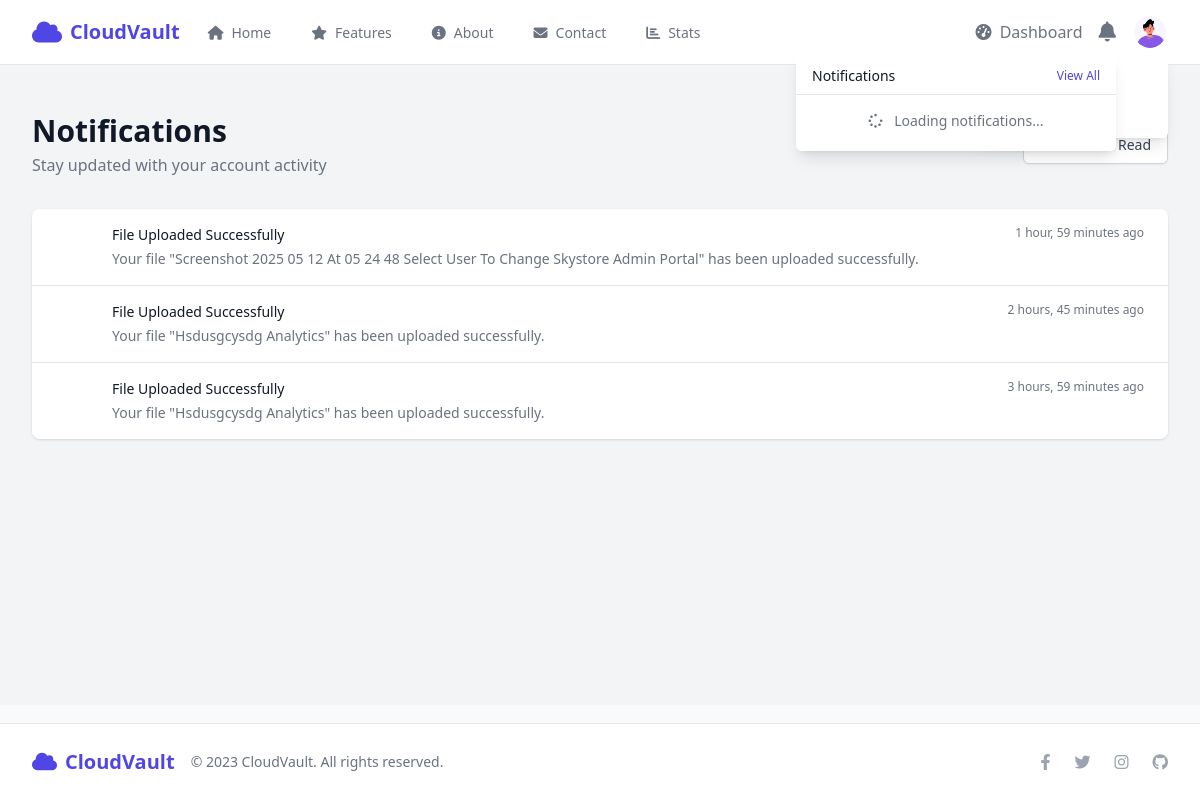
The app's page /notifications/ (signed in) with its own data.
### accounts/models.py (models this page shows, shortened)
class UserProfile(models.Model):
    user = models.OneToOneField(User, on_delete=models.CASCADE, related_name='profile')
    avatar = models.ImageField(upload_to=get_profile_image_path, default='profile_images/default.png')
    bio = models.TextField(max_length=500, blank=True)
    storage_used = models.BigIntegerField(default=0)  # Used storage in bytes
    storage_limit = models.BigIntegerField(default=1073741824)  # Default 1GB limit (in bytes)
    storage_limit_enforced = models.BooleanField(default=True)  # Whether to enforce storage limits
    last_storage_update = models.DateTimeField(auto_now=True)  # Track when storage was last updated

### notifications/models.py (models this page shows, shortened)
class Notification(models.Model):
    NOTIFICATION_TYPES = (
        ('file_upload', 'File Uploaded'),
        ('file_share', 'File Shared'),
        ('storage_warning', 'Storage Warning'),
        ('folder_create', 'Folder Created'),
        ('system', 'System Notification'),
    )
    recipient = models.ForeignKey(User, on_delete=models.CASCADE, related_name='notifications')
    sender = models.ForeignKey(User, on_delete=models.SET_NULL, null=True, blank=True, related_name='sent_notifications')
    notification_type = models.CharField(max_length=20, choices=NOTIFICATION_TYPES)
    title = models.CharField(max_length=255)
    message = models.TextField()
    read = models.BooleanField(default=False)
    created_at = models.DateTimeField(default=timezone.now)
    content_type = models.ForeignKey(ContentType, on_delete=models.CASCADE, null=True, blank=True)
    object_id = models.PositiveIntegerField(null=True, blank=True)
    content_object = GenericForeignKey('content_type', 'object_id')
    link = models.CharField(max_length=255, null=True, blank=True)
    class Meta:
        ordering = ['-created_at']

### notifications/views.py (the view, shortened to what this page needs)
# urls.py: path('', views.notification_list, name='list'),
@login_required
def notification_list(request):
    notifications = Notification.objects.filter(recipient=request.user)
    unread_count = notifications.filter(read=False).count()
    if request.GET.get('mark_all_read'):
        notifications.filter(read=False).update(read=True)
        messages.success(request, "All notifications marked as read.")
        return redirect('notifications:list')
    context = {
        'notifications': notifications,
        'unread_count': unread_count,
    }
    return render(request, 'notifications/notification_list.html', context)

### templates/notifications/notification_list.html (shortened to what this page needs)
{% extends 'base.html' %}
{% block content %}
<div class="bg-gray-100 min-h-[80vh]">
    <div class="max-w-7xl mx-auto py-6 sm:px-6 lg:px-8">
        <div class="px-4 py-6 sm:px-0">
            <div class="mb-8">
                <div class="flex flex-col md:flex-row md:items-center md:justify-between">
                    <div class="mb-4 md:mb-0">
                        <h1 class="text-3xl font-bold text-gray-900 fade-in">Notifications</h1>
                        <p class="mt-1 text-gray-500 fade-in">Stay updated with your account activity</p>
                    </div>
                    <div>
                        <form method="post" action="{% url 'notifications:mark_all_read' %}" class="inline">
                            <button type="submit" class="inline-flex items-center px-4 py-2 border border-gray-300 text-sm font-medium rounded-md shadow-sm text-gray-700 bg-white hover:bg-gray-50 focus:outline-none focus:ring-2 focus:ring-offset-2 focus:ring-primary-500 hover-scale">
                                Mark All Read
                            </button>
                        </form>
                    </div>
                </div>
            </div>
            <div class="bg-white shadow rounded-lg overflow-hidden fade-in">
                {% if notifications %}
                    <ul class="divide-y divide-gray-200">
                        {% for notification in notifications %}
                            <li class="{% if not notification.read %}bg-blue-50{% else %}bg-white{% endif %} hover:bg-gray-50">
                                <a href="{% url 'notifications:detail' notification.id %}" class="block">
                                    <div class="px-6 py-4">
                                        <div class="flex items-start">
                                            <div class="flex-shrink-0">
                                                <div class="h-10 w-10 rounded-full bg-{{ notification.get_color }} flex items-center justify-center text-white">
                                                    {% if notification.notification_type == 'file_upload' %}
                                                        <i class="fas fa-file-upload"></i>
                                                    {% elif notification.notification_type == 'file_share' %}
                                                        <i class="fas fa-share-alt"></i>
                                                    {% elif notification.notification_type == 'storage_warning' %}
                                                        <i class="fas fa-exclamation-triangle"></i>
                                                    {% elif notification.notification_type == 'folder_create' %}
                                                        <i class="fas fa-folder-plus"></i>
                                                    {% else %}
                                                        <i class="fas fa-bell"></i>
                                                    {% endif %}
                                                </div>
                                            </div>
                                            <div class="ml-4 flex-1">
                                                <div class="flex justify-between">
                                                    <div>
                                                        <h3 class="text-sm font-medium text-gray-900">{{ notification.title }}</h3>
                                                        <p class="mt-1 text-sm text-gray-500">{{ notification.message }}</p>
                                                    </div>
                                                    <div class="flex-shrink-0 ml-2">
                                                        <p class="text-xs text-gray-500">{{ notification.created_at|timesince }} ago</p>
                                                    </div>
                                                </div>
                                            </div>
                                        </div>
                                    </div>
                                </a>
                            </li>
                        {% endfor %}
                    </ul>
                {% else %}
                    <div class="px-6 py-10 text-center">
                        <i class="fas fa-bell-slash text-gray-400 text-5xl mb-4"></i>
                        <h3 class="text-lg font-medium text-gray-900 mb-2">No notifications</h3>
                        <p class="text-gray-500">You don't have any notifications yet.</p>
                    </div>
                {% endif %}
            </div>
        </div>
    </div>
</div>
{% endblock %}

### templates/base.html (shortened to what this page needs)
<!DOCTYPE html>
<html lang="en">
<head>
    <script src="https://cdn.tailwindcss.com"></script>
    <link rel="stylesheet" href="https://cdnjs.cloudflare.com/ajax/libs/font-awesome/6.4.0/css/all.min.css">
</head>
<body class="min-h-screen bg-gray-50 flex flex-col">
    <nav class="bg-white shadow-sm border-b">
        <div class="max-w-7xl mx-auto px-4 sm:px-6 lg:px-8">
            <div class="flex justify-between h-16">
                <div class="flex">
                    <div class="flex-shrink-0 flex items-center">
                        <a href="{% url 'core:home' %}" class="text-primary-600 font-bold text-xl flex items-center">
                            <i class="fas fa-cloud mr-2 text-2xl"></i>
                            CloudVault
                        </a>
                    </div>
                    <div class="hidden sm:ml-6 sm:flex sm:space-x-8">
                        <a href="{% url 'core:home' %}" class="{% if request.resolver_match.url_name == 'home' %}border-primary-500 text-gray-900{% else %}border-transparent text-gray-500 hover:border-gray-300 hover:text-gray-700{% endif %} inline-flex items-center px-1 pt-1 border-b-2 text-sm font-medium">
                            <i class="fas fa-home mr-2"></i>Home
                        </a>
                        <a href="{% url 'core:features' %}" class="{% if request.resolver_match.url_name == 'features' %}border-primary-500 text-gray-900{% else %}border-transparent text-gray-500 hover:border-gray-300 hover:text-gray-700{% endif %} inline-flex items-center px-1 pt-1 border-b-2 text-sm font-medium">
                            <i class="fas fa-star mr-2"></i>Features
                        </a>
                        <a href="{% url 'core:about' %}" class="{% if request.resolver_match.url_name == 'about' %}border-primary-500 text-gray-900{% else %}border-transparent text-gray-500 hover:border-gray-300 hover:text-gray-700{% endif %} inline-flex items-center px-1 pt-1 border-b-2 text-sm font-medium">
                            <i class="fas fa-info-circle mr-2"></i>About
                        </a>
                        <a href="{% url 'core:contact' %}" class="{% if request.resolver_match.url_name == 'contact' %}border-primary-500 text-gray-900{% else %}border-transparent text-gray-500 hover:border-gray-300 hover:text-gray-700{% endif %} inline-flex items-center px-1 pt-1 border-b-2 text-sm font-medium">
                            <i class="fas fa-envelope mr-2"></i>Contact
                        </a>
                        {% if user.is_authenticated %}
                        <a href="{% url 'core:stats' %}" class="{% if request.resolver_match.url_name == 'stats' %}border-primary-500 text-gray-900{% else %}border-transparent text-gray-500 hover:border-gray-300 hover:text-gray-700{% endif %} inline-flex items-center px-1 pt-1 border-b-2 text-sm font-medium">
                            <i class="fas fa-chart-bar mr-2"></i>Stats
                        </a>
                        {% endif %}
                    </div>
                </div>
                <div class="flex items-center">
                    {% if user.is_authenticated %}
                        <a href="{% url 'core:dashboard' %}" class="text-gray-500 hover:text-gray-700 mr-4">
                            <i class="fas fa-tachometer-alt mr-1"></i> Dashboard
                        </a>
                        <div class="relative mr-4" x-data="{ open: false }">
                            <button @click="open = !open" class="text-gray-500 hover:text-gray-700 relative">
                                <i class="fas fa-bell text-xl"></i>
                            </button>
                            <div x-show="open" @click.away="open = false" class="origin-top-right absolute right-0 mt-2 w-80 rounded-md shadow-lg z-50">
                                <div class="py-1 rounded-md bg-white shadow-xs max-h-96 overflow-y-auto">
                                    <div class="px-4 py-2 border-b border-gray-200 flex justify-between items-center">
                                        <h3 class="text-sm font-medium text-gray-900">Notifications</h3>
                                        <a href="{% url 'notifications:list' %}" class="text-xs text-primary-600 hover:text-primary-800">View All</a>
                                    </div>
                                    <div id="notification-dropdown-content">
                                        <div class="p-4 text-center text-sm text-gray-500">
                                            <i class="fas fa-spinner fa-spin mr-2"></i> Loading notifications...
                                        </div>
                                    </div>
                                </div>
                            </div>
                        </div>
                        <div class="relative" x-data="{ open: false }">
                            <button @click="open = !open" class="flex text-sm border-2 border-transparent rounded-full focus:outline-none focus:border-gray-300 transition duration-150 ease-in-out">
                                {% if user.profile.avatar %}
                                    <img class="h-8 w-8 rounded-full object-cover" src="{{ user.profile.avatar.url }}" alt="Profile">
                                {% else %}
                                    <div class="h-8 w-8 rounded-full bg-primary-500 flex items-center justify-center text-white">
                                        {{ user.username|first|upper }}
                                    </div>
                                {% endif %}
                            </button>
                            <div x-show="open" @click.away="open = false" class="origin-top-right absolute right-0 mt-2 w-48 rounded-md shadow-lg">
                                <div class="py-1 rounded-md bg-white shadow-xs">
                                    <a href="{% url 'accounts:profile' %}" class="block px-4 py-2 text-sm text-gray-700 hover:bg-gray-100">Your Profile</a>
                                    <a href="{% url 'accounts:logout' %}" class="block px-4 py-2 text-sm text-gray-700 hover:bg-gray-100">Sign out</a>
                                </div>
                            </div>
                        </div>
                    {% endif %}
                </div>
            </div>
        </div>
    </nav>
    <main class="flex-grow">
        {% block content %}{% endblock %}
    </main>
    <footer class="bg-white border-t">
        <div class="max-w-7xl mx-auto py-6 px-4 sm:px-6 lg:px-8">
            <div class="flex flex-col md:flex-row justify-between items-center">
                <div class="flex items-center mb-4 md:mb-0">
                    <span class="text-primary-600 font-bold text-xl flex items-center">
                        <i class="fas fa-cloud mr-2"></i>
                        CloudVault
                    </span>
                    <span class="ml-4 text-sm text-gray-500">© 2023 CloudVault. All rights reserved.</span>
                </div>
                <div class="flex space-x-6">
                    <a href="#" class="text-gray-400 hover:text-gray-500">
                        <i class="fab fa-facebook-f"></i>
                    </a>
                    <a href="#" class="text-gray-400 hover:text-gray-500">
                        <i class="fab fa-twitter"></i>
                    </a>
                    <a href="#" class="text-gray-400 hover:text-gray-500">
                        <i class="fab fa-instagram"></i>
                    </a>
                    <a href="#" class="text-gray-400 hover:text-gray-500">
                        <i class="fab fa-github"></i>
                    </a>
                </div>
            </div>
        </div>
    </footer>
</body>
</html>

### templates/base.html (style rules this page uses)
.fade-in { opacity: 0; transform: translateY(10px); }
.hover-scale { transition: transform 0.3s ease; }

### records on screen
Notification: notification_type "file_upload" (drawn), title "File Uploaded Successfully", message "Your file \"Screenshot 2025 05 12 At 05 24 48 Select User To Change Skystore Admin Portal\" has been uploaded successfully.", created_at "1 hour, 59 minutes"
Notification: notification_type "file_upload" (drawn), title "File Uploaded Successfully", message "Your file \"Hsdusgcysdg Analytics\" has been uploaded successfully.", created_at "2 hours, 45 minutes"
Notification: notification_type "file_upload" (drawn), title "File Uploaded Successfully", message "Your file \"Hsdusgcysdg Analytics\" has been uploaded successfully.", created_at "3 hours, 59 minutes"
